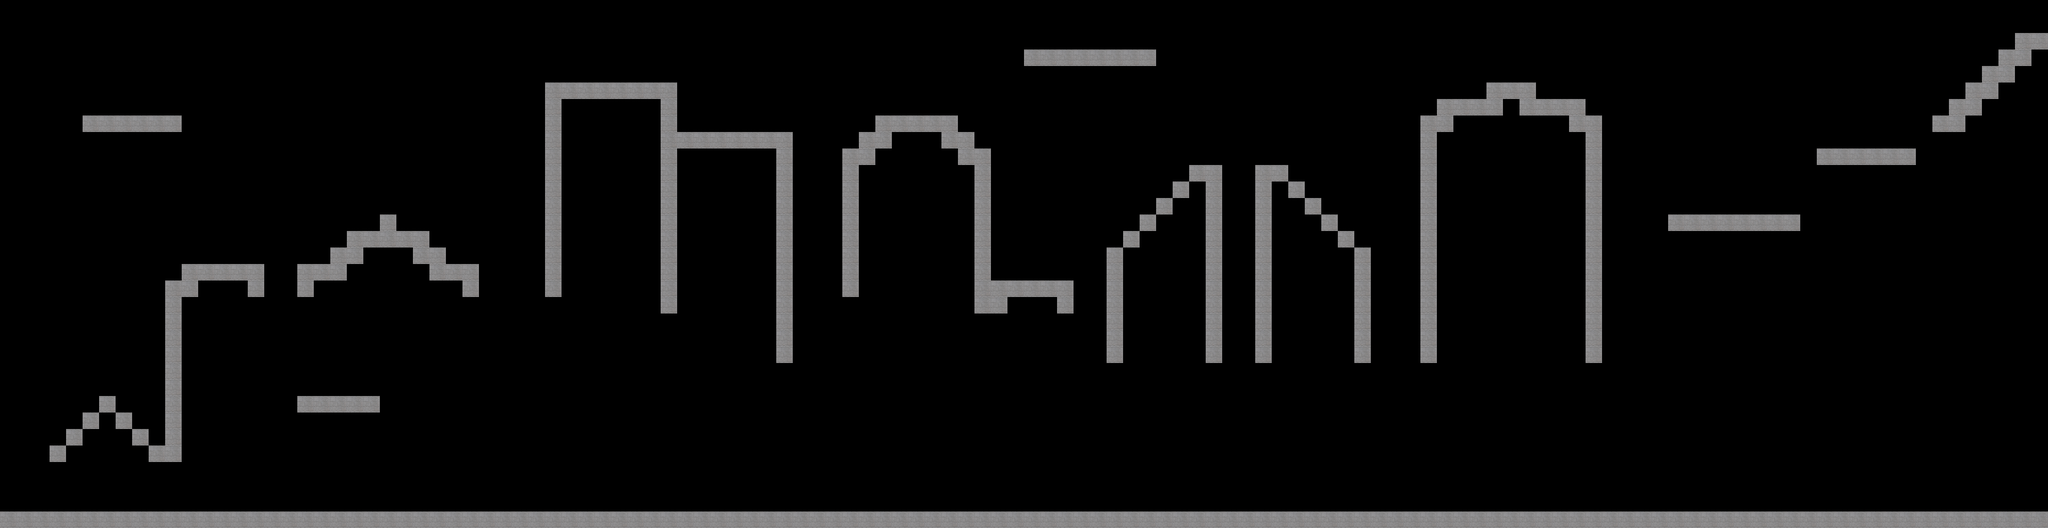

Rendered tile map (Tiled .tmx) drawn with the repository's tilesets; below, a short description and the map source with its tile grids summarised:
An orthogonal 124x32 tile map with 32x32 px tiles, 2 tile layers (Back, Front).

<map version="1.2" tiledversion="1.2.4" orientation="orthogonal" renderorder="right-down" width="124" height="32" tilewidth="32" tileheight="32" infinite="0" nextlayerid="3" nextobjectid="1">
 <tileset firstgid="1" name="city_tileset1" tilewidth="32" tileheight="32" tilecount="16" columns="4">
  <image source="../textures/city_tileset1.png" width="128" height="128" />
  <tile id="0">
   <properties>
    <property name="collides" type="bool" value="true" />
   </properties>
  </tile>
  <tile id="1">
   <properties>
    <property name="collides" type="bool" value="true" />
   </properties>
  </tile>
  <tile id="2">
   <properties>
    <property name="collides" type="bool" value="true" />
   </properties>
  </tile>
  <tile id="3">
   <properties>
    <property name="collides" type="bool" value="true" />
   </properties>
  </tile>
  <tile id="4">
   <properties>
    <property name="collides" type="bool" value="true" />
   </properties>
  </tile>
  <tile id="5">
   <properties>
    <property name="collides" type="bool" value="true" />
   </properties>
  </tile>
  <tile id="6">
   <properties>
    <property name="collides" type="bool" value="true" />
   </properties>
  </tile>
  <tile id="7">
   <properties>
    <property name="collides" type="bool" value="true" />
   </properties>
  </tile>
  <tile id="8">
   <properties>
    <property name="collides" type="bool" value="true" />
   </properties>
  </tile>
  <tile id="9">
   <properties>
    <property name="collides" type="bool" value="true" />
   </properties>
  </tile>
  <tile id="10">
   <properties>
    <property name="collides" type="bool" value="true" />
   </properties>
  </tile>
  <tile id="11">
   <properties>
    <property name="collides" type="bool" value="true" />
   </properties>
  </tile>
  <tile id="12">
   <properties>
    <property name="collides" type="bool" value="true" />
   </properties>
  </tile>
  <tile id="13">
   <properties>
    <property name="collides" type="bool" value="true" />
   </properties>
  </tile>
  <tile id="14">
   <properties>
    <property name="collides" type="bool" value="true" />
   </properties>
  </tile>
  <tile id="15">
   <properties>
    <property name="collides" type="bool" value="true" />
   </properties>
  </tile>
 </tileset>
 <layer id="2" name="Back" width="124" height="32">
  <data>[3968 cells, 0 non-empty, 0 distinct tile ids]</data>
 </layer>
 <layer id="1" name="Front" width="124" height="32">
  <data>[3968 cells, 393 non-empty, 1 distinct tile ids]</data>
 </layer>
</map>
